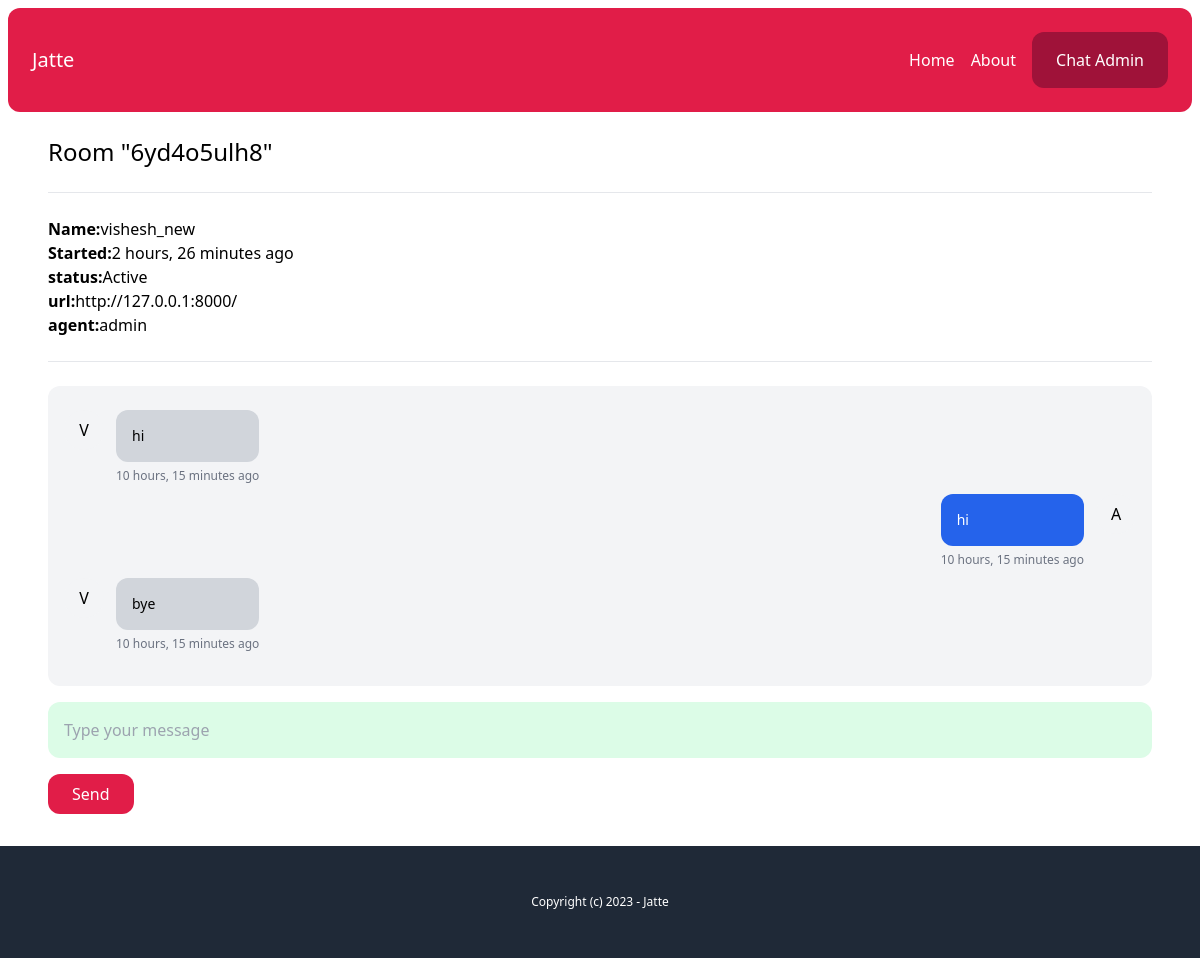
The page /chat-admin/6yd4o5ulh8/ (signed in) on the database its author committed.
### chat/models.py (models this page shows, shortened)
class Room(models.Model):
    WAITING='waiting'
    ACTIVE='active'
    CLOSED='closed'
    choices_status=(
        (WAITING,'Waiting'),
        (ACTIVE,'Active'),
        (CLOSED,'Closed')
    )
    uuid=models.CharField(max_length=255)
    client=models.CharField(max_length=255)
    agent=models.ForeignKey(User,null=True,blank=True,on_delete=models.SET_NULL)
    messages=models.ManyToManyField(Messages,blank=True)
    url=models.CharField(max_length=200,blank=True)
    status=models.CharField(max_length=20,choices=choices_status,default=WAITING)
    created_at=models.DateTimeField(auto_now_add=True)
    class Meta:
        ordering=('-created_at',)

class Messages(models.Model):
    body=models.TextField()
    sent_by=models.CharField(max_length=255)
    created_at=models.DateField(auto_now_add=True)
    created_by=models.ForeignKey(User,null=True,blank=True,on_delete=models.SET_NULL)
    class Meta:
        ordering=('created_at',)

### account/models.py (models this page shows)
class User(AbstractBaseUser, PermissionsMixin):
    AGENT = 'agent'
    MANAGER = 'manager'
    ROLES_CHOICES = (
        (AGENT, 'Agent'),
        (MANAGER, 'Manager'),
    )
    id = models.UUIDField(primary_key=True, default=uuid.uuid4, editable=False)
    email = models.EmailField(unique=True)
    name = models.CharField(max_length=255, blank=True, default='')
    role = models.CharField(max_length=20, choices=ROLES_CHOICES, default=AGENT)
    is_active = models.BooleanField(default=True)
    is_superuser = models.BooleanField(default=False)
    is_staff = models.BooleanField(default=False)
    date_joined = models.DateTimeField(default=timezone.now)
    last_login = models.DateTimeField(blank=True, null=True)
    objects = CustomUserManager()
    USERNAME_FIELD = 'email'
    EMAIL_FIELD = 'email'
    REQUIRED_FIELDS = ['name']

### chat/views.py (the view)
# urls.py: path('chat-admin/<str:uuid>/',views.room,name='room'),
@login_required
def room(request,uuid):
    room=Room.objects.get(uuid=uuid)
    if room.status==room.WAITING:
        room.status=room.ACTIVE
        room.agent=request.user
        room.save()
    return render(request,'chat/room.html',{
        'room':room,
    })

### chat/templatetags/chatextras.py (called while the page is built)
@register.filter(name='initials')
def initials(value):
    initials=''
    a=value.split(' ')
    for name in a:
        if name and len(initials)<2:
            initials+=name[0].upper()
    return initials

### chat/templates/chat/room.html (shortened to what this page needs)
{% extends 'core/base.html' %}
{% load static chatextras %}
{% block content %}
<h1 class="text-2xl">Room "{{room.uuid}}"</h1>
<hr class="my-6">
<p class="mb-6 ">
    <b>Name:</b>{{room.client}} <br>
    <b>Started:</b>{{room.created_at|timesince}} ago <br>
    <b>status:</b>{{room.get_status_display}} <br>
    <b>url:</b>{{room.url}} <br>
    <b>agent:</b>{% firstof room.agent.name 'None yet...' %} <br>
</p>
<hr class="my-6">
<div id="chat_log" class="mb-4 p-4 bg-gray-100 rounded-xl h-[300px] overflow-scroll flex flex-col flex-grow">
    {% for message in room.messages.all %}
        <div class="flex w-full max-w-md mt-2 space-x-3 {% if message.created_by %} ml-auto justify-end {% endif %}">
            {% if not message.created_by %}
                <div class="flex-shrink-0 h-10 w-10 rounded-full bg-gray-100 text-center pt-2">
                    {{message.sent_by|initials}}
                </div>
            {% endif %}
            <div>
                <div class="p-4 rounded-xl {% if message.created_by %} bg-blue-600 text-white {% else %} bg-gray-300 {% endif %} ">
                    <p class="text-sm">{{message.body}}</p>
                </div>
                <span class="text-xs text-gray-500 leading-none">
                    {{message.created_at|timesince}} ago
                </span>
            </div>
            {% if message.created_by %}
                <div class="flex-shrink-0 h-10 w-10 rounded-full bg-gray-100 text-center pt-2">
                    {{message.sent_by|initials}}
                </div>
            {% endif %}
        </div>
    {% endfor %}
</div>
{% if room.status == 'active' %}
    <input type="text" name="body" id="chat_message_input" class="w-full mb-4 p-4 bg-green-100 rounded-xl" placeholder="Type your message">
    <button id="chat_message_submit" class="py-2 px-6 text-white bg-rose-600 rounded-xl ">
        Send
    </button>
{% endif %}
{% endblock %}

### rows shown on the page
Room: uuid "6yd4o5ulh8", client "vishesh_new", created_at "2 hours, 26 minutes", status "Active", url "http://127.0.0.1:8000/", agent.name "admin"
Messages: sent_by|initials "V", body "hi", created_at "10 hours, 15 minutes"
Messages: body "hi", created_at "10 hours, 15 minutes", sent_by|initials "A"
Messages: sent_by|initials "V", body "bye", created_at "10 hours, 15 minutes"
